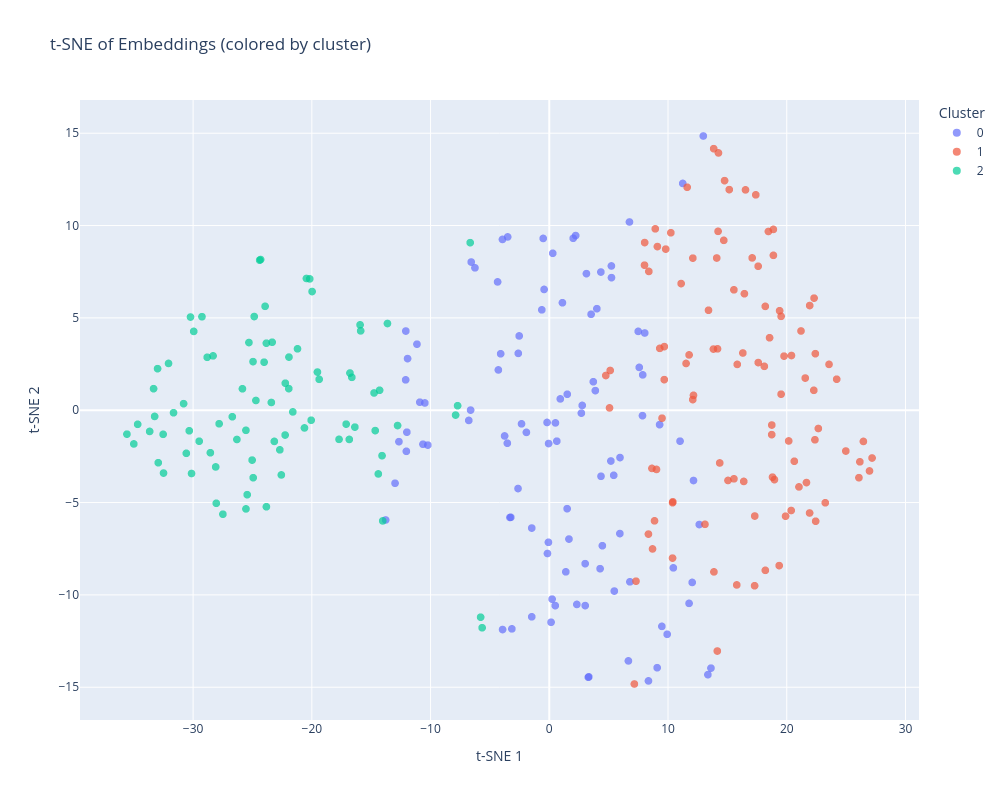

This figure's notebook cell:
### Markdown cell above
## 4. Cluster in embedding space

Clusters are **data-driven** groups in embedding space; they may or may not match your experimental labels. Set `n_clusters` between 2 and the number of images (see [Pipeline API](../../docs/src/content/docs/advanced/api/pipeline.md)). After clustering, labels are stored under metadata key `cluster`.

### Code cell
pheno.compute_clustering(n_clusters=3, clustering_method="kmeans")
print(pheno.get_available_property_keys())
print(pheno.get_available_metadata_keys())

pheno.plot_tsne(color_by="cluster")

### Figure 1 — Plotly figure (JSON) as saved in the notebook; plotly's stock layout.template omitted (floating-point values rounded to 4 significant figures; data arrays with more than 128 entries replaced by an {"elided": "..."} marker saying what was removed)
{"data": [{"customdata": {"elided": "102x20 mixed values"}, "hovertemplate": "Cluster=%{customdata[2]}<br>Component 1=%{x}<br>Component 2=%{y}<br>Index=%{customdata[0]}<br>Image=%{customdata[1]}<br>Col=%{customdata[3]}<br>Dataset-idx=%{customdata[4]}<br>Filename=%{customdata[5]}<br>Id=%{customdata[6]}<br>Image-idx=%{customdata[7]}<br>Image_name=%{customdata[8]}<br>Mask_fraction_compact_assemblies=%{customdata[9]}<br>Mask_fraction_nanoclusters=%{customdata[10]}<br>Mask_fraction_protrusions=%{customdata[11]}<br>Mask_path=%{customdata[12]}<br>Row=%{customdata[13]}<br>Intensity_entropy=%{customdata[14]}<br>Intensity_max=%{customdata[15]}<br>Intensity_mean=%{customdata[16]}<br>Intensity_min=%{customdata[17]}<br>Intensity_std=%{customdata[18]}<br>Sharpness_metric=%{customdata[19]}<extra></extra>", "legendgroup": "0", "marker": {"color": "#636efa", "opacity": 0.7, "size": 8, "symbol": "circle"}, "mode": "markers", "name": "0", "showlegend": true, "type": "scattergl", "x": [-13.78, -6.628, 1.658, 11.01, 12.15, 0.6329, -12.66, -2.535, -11.14, -4.287, -11.94, 6.754, -4.096, 5.944, 5.187, 4.356, 5.956, 5.425, 12.97, -6.576, 6.789, 10.45, 9.482, 9.928, 5.476, -12.09, 7.849, -0.4371, 7.869, 1.107, 7.576, -0.6289, 9.29, 2.22, 2.012, 0.1479, 0.5029, 0.2353, -0.1526, 12.63, -0.07199, -4.355, 1.502, -3.936, -12.04, -12.0, -10.64, -10.23, 4.471, 8.353, 6.664, -1.477, 0.9277, -2.339, -0.1886, -6.78, -0.05969, -12.99, 0.2907, 12.04, 3.329, 3.286, 3.022, 2.32, 13.36, 13.62, -6.259, 9.084, 11.24, -3.945, -3.507, -12.1, -2.633, 8.038, -3.315, 7.491, -3.241, 2.701, -3.764, 3.878, 1.512, 4.278, 3.02, 1.39, -10.91, -10.48, -1.927, -3.151, 2.774, -3.533, 3.706, -2.612, 4.009, 3.52, 0.5168, 4.345, 5.232, 3.129, 5.239, -0.5142, 11.77, -1.478], "xaxis": "x", "y": [-5.943, 0.007485, -6.976, -1.675, -3.806, -1.676, -1.702, 4.022, 3.575, 2.181, 2.796, 10.19, 3.057, -6.679, -2.75, -3.578, -2.563, -3.525, 14.85, 8.024, -9.291, -8.536, -11.7, -12.13, -9.792, 4.289, -0.2936, 6.54, 1.913, 5.819, 2.318, 5.435, -0.7819, 9.457, 9.31, -11.48, -10.58, -10.23, -7.758, -6.189, -7.152, 6.949, -5.332, -11.88, -2.225, -1.189, -1.842, -1.889, -7.338, -14.66, -13.57, -6.38, 0.6135, -0.7372, -0.6627, -0.5537, -1.803, -3.955, 8.498, -9.325, -14.44, -14.46, -10.58, -10.52, -14.32, -13.96, 7.709, -13.94, 12.28, 9.248, 9.383, 1.644, -4.241, 4.182, -5.808, 4.269, -5.799, -0.1569, -1.394, 1.063, 0.8648, -8.581, -8.309, -8.752, 0.4351, 0.3932, -1.2, -11.84, 0.2582, -1.786, 1.542, 3.078, 5.499, 5.195, -0.6863, 7.484, 7.811, 7.396, 7.179, 9.302, -10.46, -11.19], "yaxis": "y"}, {"customdata": {"elided": "102x20 mixed values"}, "hovertemplate": "Cluster=%{customdata[2]}<br>Component 1=%{x}<br>Component 2=%{y}<br>Index=%{customdata[0]}<br>Image=%{customdata[1]}<br>Col=%{customdata[3]}<br>Dataset-idx=%{customdata[4]}<br>Filename=%{customdata[5]}<br>Id=%{customdata[6]}<br>Image-idx=%{customdata[7]}<br>Image_name=%{customdata[8]}<br>Mask_fraction_compact_assemblies=%{customdata[9]}<br>Mask_fraction_nanoclusters=%{customdata[10]}<br>Mask_fraction_protrusions=%{customdata[11]}<br>Mask_path=%{customdata[12]}<br>Row=%{customdata[13]}<br>Intensity_entropy=%{customdata[14]}<br>Intensity_max=%{customdata[15]}<br>Intensity_mean=%{customdata[16]}<br>Intensity_min=%{customdata[17]}<br>Intensity_std=%{customdata[18]}<br>Sharpness_metric=%{customdata[19]}<extra></extra>", "legendgroup": "1", "marker": {"color": "#EF553B", "opacity": 0.7, "size": 8, "symbol": "circle"}, "mode": "markers", "name": "1", "showlegend": true, "type": "scattergl", "x": [20.16, 16.38, 18.88, 23.56, 24.2, 14.35, 15.55, 15.05, 21.03, 19.9, 21.66, 20.37, 9.683, 5.072, 18.8, 17.3, 18.96, 9.105, 8.019, 8.033, 16.3, 8.926, 17.6, 15.83, 12.08, 7.166, 12.14, 19.4, 18.11, 19.52, 22.37, 8.695, 9.029, 8.645, 18.87, 18.45, 14.25, 13.85, 22.66, 7.304, 10.38, 9.495, 18.74, 13.11, 21.56, 21.92, 23.24, 22.43, 24.97, 18.55, 9.805, 8.386, 22.28, 17.59, 17.09, 26.45, 17.39, 26.97, 26.08, 27.18, 26.16, 13.87, 14.15, 15.16, 13.41, 11.52, 11.77, 14.76, 8.863, 8.35, 15.79, 18.2, 17.29, 19.36, 16.53, 11.61, 9.305, 13.83, 4.76, 10.24, 14.1, 14.7, 14.21, 22.41, 16.43, 15.55, 20.64, 9.688, 14.17, 5.129, 21.2, 11.1, 21.93, 20.4, 18.19, 22.3, 19.77, 12.09, 19.52, 10.38, 10.4, 18.73], "xaxis": "x", "y": [-1.664, -3.856, 8.387, 2.482, 1.678, -2.856, -3.714, -3.803, -4.153, -5.738, -3.917, -5.429, 1.656, 0.1246, -3.623, -5.729, -3.758, 8.861, 7.856, 9.078, 3.099, 9.821, 2.58, 2.481, 0.5759, -14.82, 0.8073, 5.386, 2.376, 5.083, -1.601, -7.511, -3.207, -3.15, 9.791, 9.678, 13.93, 14.16, -0.9891, -9.257, -8.007, -0.431, -0.8015, -6.178, 1.741, -5.565, -5.013, -6.011, -2.21, 3.925, 8.725, 7.516, 1.078, 7.797, 8.248, -1.69, 11.66, -3.289, -3.653, -2.587, -2.793, -8.754, -13.04, 11.95, 5.413, 2.532, 2.995, 12.43, -5.991, -6.707, -9.46, -8.67, -9.504, -8.414, 11.93, 12.07, 3.349, 3.311, 1.88, 9.61, 8.242, 9.199, 9.687, 3.06, 6.309, 6.52, -2.764, 3.446, 3.324, 2.153, 4.291, 6.858, 5.669, 2.962, 5.623, 6.069, 2.929, 8.236, 0.8676, -5.009, -4.959, -1.321], "yaxis": "y"}, {"customdata": {"elided": "84x20 mixed values"}, "hovertemplate": "Cluster=%{customdata[2]}<br>Component 1=%{x}<br>Component 2=%{y}<br>Index=%{customdata[0]}<br>Image=%{customdata[1]}<br>Col=%{customdata[3]}<br>Dataset-idx=%{customdata[4]}<br>Filename=%{customdata[5]}<br>Id=%{customdata[6]}<br>Image-idx=%{customdata[7]}<br>Image_name=%{customdata[8]}<br>Mask_fraction_compact_assemblies=%{customdata[9]}<br>Mask_fraction_nanoclusters=%{customdata[10]}<br>Mask_fraction_protrusions=%{customdata[11]}<br>Mask_path=%{customdata[12]}<br>Row=%{customdata[13]}<br>Intensity_entropy=%{customdata[14]}<br>Intensity_max=%{customdata[15]}<br>Intensity_mean=%{customdata[16]}<br>Intensity_min=%{customdata[17]}<br>Intensity_std=%{customdata[18]}<br>Sharpness_metric=%{customdata[19]}<extra></extra>", "legendgroup": "2", "marker": {"color": "#00cc96", "opacity": 0.7, "size": 8, "symbol": "circle"}, "mode": "markers", "name": "2", "showlegend": true, "type": "scattergl", "x": [-23.83, -30.13, -25.55, -26.31, -26.7, -27.81, -16.37, -12.78, -7.723, -14.66, -28.05, -25.45, -25.03, -29.49, -30.32, -13.63, -23.94, -32.07, -32.94, -32.49, -21.6, -15.94, -20.62, -15.89, -21.21, -24.02, -33.66, -21.93, -25.84, -23.83, -16.79, -21.94, -16.63, -22.23, -19.53, -28.32, -19.38, -28.81, -14.09, -5.656, -24.39, -24.85, -14.4, -24.95, -14.76, -17.71, -16.85, -7.893, -5.784, -30.57, -32.53, -19.98, -20.45, -20.18, -22.25, -22.69, -23.16, -34.67, -35.57, -34.99, -33.33, -32.99, -24.32, -20.06, -23.41, -24.71, -33.24, -14.03, -6.661, -30.8, -31.65, -25.3, -23.34, -14.29, -27.49, -25.55, -24.94, -28.1, -28.54, -29.25, -29.95, -30.22, -22.57, -17.11], "xaxis": "x", "y": [-5.227, -3.426, -1.088, -1.584, -0.3537, -0.7326, -0.9143, -0.8283, 0.2443, -1.103, -5.039, -4.573, -2.7, -1.679, -1.113, 4.695, 5.627, 2.533, -2.843, -3.402, -0.09152, 4.624, -0.96, 4.296, 3.325, 2.602, -1.149, 2.877, 1.161, 3.63, 2.014, 1.17, 1.781, 1.464, 2.066, 2.943, 1.673, 2.866, -2.461, -11.78, 8.125, 5.074, -3.449, 2.631, 0.9336, -1.577, -1.582, -0.2624, -11.21, -2.333, -1.304, 6.427, 7.133, 7.111, -1.344, -2.145, -1.688, -0.7623, -1.296, -1.826, 1.166, 2.251, 8.159, -0.5418, 0.4196, 0.5273, -0.3367, -5.994, 9.074, 0.3559, -0.1366, 3.666, 3.682, 1.082, -5.632, -5.343, -3.656, -3.071, -2.303, 5.064, 4.267, 5.046, -3.505, -0.753], "yaxis": "y"}], "layout": {"height": 800, "legend": {"title": {"text": "Cluster"}, "tracegroupgap": 0}, "title": {"text": "t-SNE of Embeddings (colored by cluster)"}, "width": 1000, "xaxis": {"anchor": "y", "domain": [0, 1], "title": {"text": "t-SNE 1"}}, "yaxis": {"anchor": "x", "domain": [0, 1], "title": {"text": "t-SNE 2"}}}}
